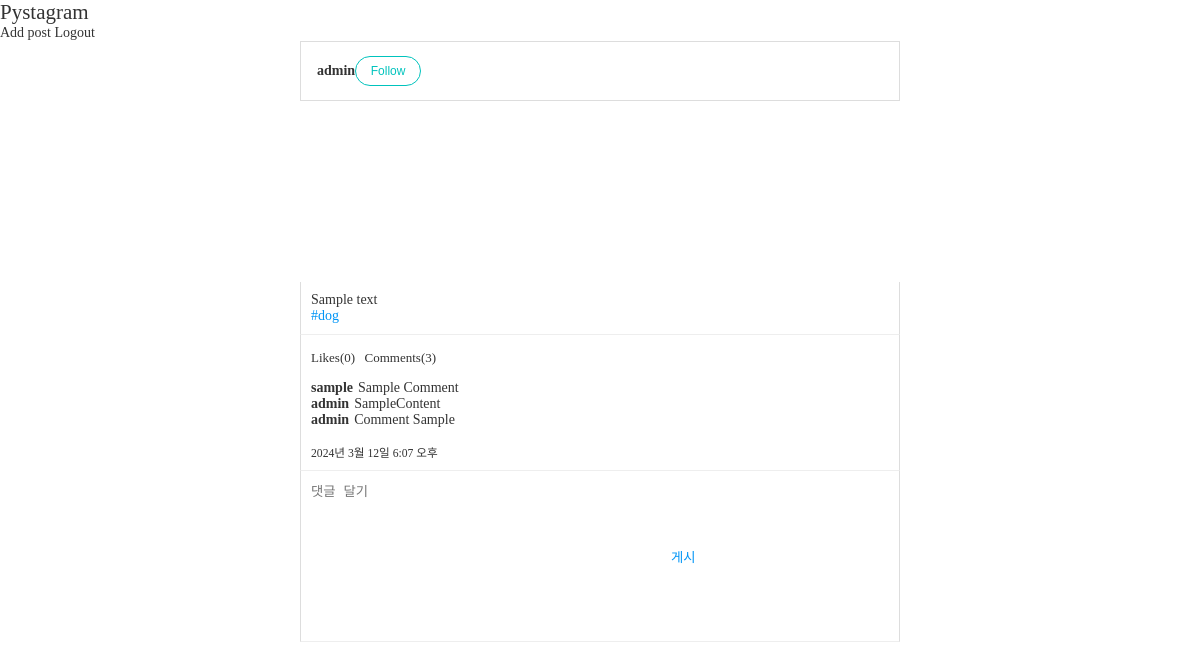
The app's page /posts/1/ with its own data.
### posts/models.py (models this page shows, shortened)
class Post(models.Model):
    user = models.ForeignKey(
        "users.User",
        verbose_name="작성자",
        on_delete=models.CASCADE,
    )
    content = models.TextField("내용")
    created = models.DateTimeField("생성일시", auto_now_add=True)
    tags = models.ManyToManyField("posts.HashTag", verbose_name='해시태그 목록', blank=True)

class HashTag(models.Model):
    name = models.CharField("태그명", max_length=50)

class Comment(models.Model):
    user = models.ForeignKey(
        "users.User",
        verbose_name="작성자",
        on_delete=models.CASCADE,
    )
    post = models.ForeignKey(Post, verbose_name="포스트", on_delete=models.CASCADE)
    content = models.TextField("내용")
    created = models.DateTimeField("생성일시", auto_now_add=True)

### users/models.py (models this page shows, shortened)
class User(AbstractUser):
    profile_image = models.ImageField(
        "프로필 이미지", upload_to="users/profile", blank=True)
    short_description = models.TextField("소개글", blank=True)
    like_posts = models.ManyToManyField(
        "posts.Post",
        verbose_name="좋아요 누른 Post 목록",
        related_name="like_users",
        blank=True,
    )
    following = models.ManyToManyField(
        "self",
        verbose_name="팔로우 중인 사용자들",
        related_name="followers",
        symmetrical=False,
        through="users.Relationship",
    )

### posts/views.py (the view)
# urls.py: path("<int:post_id>/", post_detail, name="post_detail"),
def post_detail(request, post_id):
    post = Post.objects.get(id=post_id)
    comment_form = CommentForm()
    context = {
        "post": post,
        "comment_form": comment_form,
    }
    return render(request, "posts/post_detail.html", context)

### posts/forms.py
class CommentForm(forms.ModelForm):
    class Meta:
        model = Comment
        fields = [
            "post",
            "content",
        ]
        widgets = {
            "content": forms.Textarea(
                attrs={
                    "placeholder": "댓글 달기",
                }
            )
        }

### templates/posts/post_detail.html
{% extends 'base_slider.html' %}
{% block content %}
    <div id="feeds" class="post-container">
        {% url 'posts:post_detail' post.id as action_redirect_to %}
        {% include 'posts/post.html' with action_redirect_url=action_redirect_to %}
    </div>
{% endblock %}

### templates/posts/post.html (shortened to what this page needs)
 <article id="post-{{ post.id }}" class="post">
    <header class="post-header">
        <a href="{% url 'users:profile' user_id=post.user.id %}">
            <span>{{ post.user.username }}</span>
        </a>
        {% if user != post.user %}
            <form action="{%url 'users:follow' user_id=user.id %}?next={{ action_redirect_url }}" method="POST">
                <button type="submit" class="btn btn-primary">
                    {% if post.user in user.following.all %}
                        Unfollow
                    {% else %}
                        Follow
                    {% endif %}
                </button>
            </form>
        {% endif %}
    </header>
    <div class="post-content">
        {{ post.content|linebreaksbr }}
        <div class="post-tags">
            {% for tag in post.tags.all %}
                <a href="{% url 'posts:tags' tag_name=tag.name %}">#{{ tag.name }}</a>
            {% endfor %}
        </div>
    </div>
    <div class="post-buttons">
        <form action="{% url 'posts:post_like' post_id=post.id %}?next={{ action_redirect_url }}" method="POST">
            <button
                type="submit"
                >
                    Likes({{ post.like_users.count }})
            </button>
        </form>
        <span>Comments({{ post.comment_set.count }})</span>
    </div>
    <div class="post-comments">
        <ul>
        {% for comment in post.comment_set.all %}
            <li>
                <span>{{ comment.user.username }}</span>
                <span>{{ comment.content }}</span>
            </li>
        {% endfor %}
        </ul>
    </div>
    <small>{{ post.created }}</small>
    <div class="post-comment-create">
        <form method="POST" action="{% url 'posts:comment_add' %}?next={{ action_redirect_url }}">
            {{ comment_form.content }}
            <button type="submit">게시</button>
        </form>
    </div>
</article>

### static/css/style.css (style rules this page uses)
ul, ol { list-style: none; padding: 0; margin: 0; }
a { text-decoration: none; color: #333; }
html { margin: 0; font-family: "Noto Sans KR", serif; font-weight: 300; font-size: 14px; color: #333; height: 100%; }
body { margin: 0; height: 100%; }
.btn { width: 66px; height: 30px; line-height: 25px; background-color: #fff; border-radius: 15px; transition-duration: 0.3s; transition-timing-function: ease; font-size: 12px; cursor: pointer; text-align: center; }
.btn-primary { border: 1px solid #00c3bd; color: #00c3bd; }
input, textarea { border: none; padding: 10px; }
textarea { resize: none; }
.post-container { display: flex; flex-direction: column; align-items: center; box-sizing: border-box; }
@media (min-width: 700px) { .post-container { padding: 0 2.5vw 5vw; } }
article.post { display: flex; flex-direction: column; border-radius: 2px; padding-top: 80px; margin-top: -80px; margin-bottom: 20px; }
@media (min-width: 700px) { article.post { width: 600px; } }
article.post header.post-header { display: flex; flex-direction: row; align-items: center; height: 60px; box-sizing: border-box; padding: 14px 16px; border: 1px solid #ddd; }
article.post header.post-header span { font-weight: bold; }
article.post .post-content { padding: 10px; box-sizing: border-box; border-left: 1px solid #ddd; border-right: 1px solid #ddd; border-bottom: 1px solid #eee; }
article.post .post-tags a { color: #0095f6; }
article.post .post-buttons { padding: 10px 7px; border-left: 1px solid #ddd; border-right: 1px solid #ddd; }
article.post .post-buttons form { display: inline-block; }
article.post .post-buttons a, article.post .post-buttons button, article.post .post-buttons span { background-color: transparent; font-size: 13px; font-family: "Noto Sans KR", serif; line-height: 1; font-weight: 400; height: 25px; box-sizing: border-box; padding: 3px; margin: 0; color: #333; border: none; transition-duration: 0.25s; }
article.post .post-buttons a, article.post .post-buttons button { cursor: pointer; }
article.post .post-comments { padding: 0 10px 10px; border-left: 1px solid #ddd; border-right: 1px solid #ddd; }
article.post .post-comments ul { margin-bottom: 5px; }
article.post .post-comments ul > li { display: flex; flex-direction: row; align-items: center; }
article.post .post-comments ul > li span:first-child { font-weight: bold; margin-right: 5px; }
article.post > small { padding: 0 10px 10px; border-left: 1px solid #ddd; border-right: 1px solid #ddd; border-bottom: 1px solid #eee; }
article.post .post-comment-create { display: flex; flex-direction: row; border-left: 1px solid #ddd; border-right: 1px solid #ddd; border-bottom: 1px solid #eee; }
article.post .post-comment-create form { display: flex; flex-grow: 1; flex-direction: row; }
article.post .post-comment-create button { color: #0095f6; background-color: transparent; border: none; padding: 0 15px; cursor: pointer; transition-duration: 0.25s; }

### records on screen
Post: user.username "admin", content "Sample text", like_users.count "0", comment_set.count "3", created "2024년 3월 12일 6:07 오후"
HashTag: name "dog"
Comment: user.username "sample", content "Sample Comment"
Comment: user.username "admin", content "SampleContent"
Comment: user.username "admin", content "Comment Sample"
